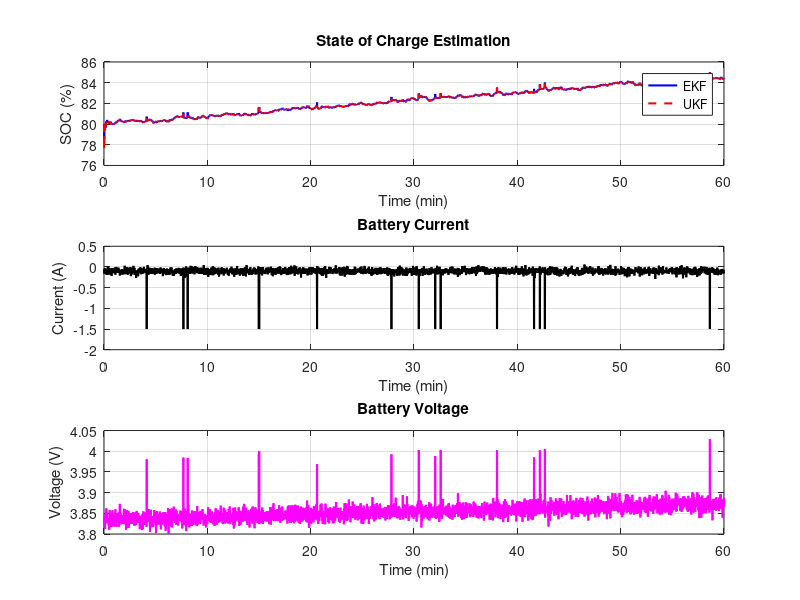

This chart was generated by the following MATLAB code:
function SOC_Estimation_Robust()
    clc;
    clear;
    
    % Main try-catch block for error handling
    try
        % Battery Parameters
        params = struct(...
            'Q_nom', 2.3, ...      % Nominal capacity (Ah)
            'R0', 0.1, ...         % Internal resistance (Ohm)
            'SOC_init', 0.8, ...   % Initial SOC (0-1)
            'V_ocv', @(soc) 3.2 + 0.7*soc + 0.1*soc.^2, ... % Nonlinear OCV function
            'Ts', 1, ...           % Sample time (s)
            'simTime', 3600 ...    % Simulation time (s)
        );
        
        % Generate simulated battery data
        [time, current, voltage] = generateBatteryData(params);

        [soc_ekf, P_ekf] = extendedKalmanFilter(params, time, current, voltage);
        [soc_ukf] = unscentedKalmanFilter(params, time, current, voltage);
        
        plotResults(time, soc_ekf, soc_ukf, current, voltage);
        
    catch ME
        fprintf('Error in SOC Estimation: %s\n', ME.message);
        return;
    end
end

function [time, current, voltage] = generateBatteryData(params)
    % Generate simulated battery measurement data
    try
        time = 0:params.Ts:params.simTime;
        n = length(time);
        
        current = -0.1 + 0.05*randn(1,n); % Base discharge with noise
        pulse_idx = randi([1 n], 1, 15);  % Random pulse locations
        current(pulse_idx) = -1.5;        % Discharge pulses
        
        soc = params.SOC_init;
        voltage = zeros(1,n);
        
        for k = 1:n
            voltage(k) = params.V_ocv(soc) - current(k)*params.R0 + 0.01*randn;
            soc = soc - (current(k)*params.Ts)/(params.Q_nom*3600);
            soc = max(0, min(1, soc));
        end
        
    catch ME
        error('Error generating battery data: %s', ME.message);
    end
end

function [soc, P] = extendedKalmanFilter(params, time, current, voltage)
    % Extended Kalman Filter SOC estimation
    try
        n = length(time);
        soc = zeros(1,n);
        soc(1) = params.SOC_init;
        
        % EKF Parameters
        Q = 1e-5;          % Process noise covariance
        R = 0.01;          % Measurement noise covariance
        P = 0.1;           % Initial error covariance
        
        for k = 2:n
            delta_t = time(k) - time(k-1);
            soc_pred = soc(k-1) - (current(k-1)*delta_t)/(params.Q_nom*3600);
            P_pred = P + Q;
            
            % Linearize measurement model
            H = 0.7 + 0.2*soc_pred;
            V_pred = params.V_ocv(soc_pred) - current(k-1)*params.R0;
           
            K = P_pred*H/(H*P_pred*H + R); % Kalman Gain
            soc(k) = soc_pred + K*(voltage(k) - V_pred);
            P = (1 - K*H)*P_pred;
            
            soc(k) = max(0, min(1, soc(k)));
        end
        
    catch ME
        error('Error in EKF: %s', ME.message);
    end
end

function soc = unscentedKalmanFilter(params, time, current, voltage)
    % Unscented Kalman Filter SOC estimation
    try
        n = length(time);
        soc = zeros(1,n);
        soc(1) = params.SOC_init;
        
        % UKF Parameters
        Q = 1e-5;          
        R = 0.01;          
        P = 0.1;           
        alpha = 1e-3;      
        kappa = 0;         
        beta = 2;          
        
        L = 1;             
        lambda = alpha^2*(L + kappa) - L;
        Wm = [lambda/(L+lambda) 0.5/(L+lambda)*ones(1,2*L)]; 
        Wc = Wm;
        Wc(1) = Wc(1) + (1-alpha^2+beta); 
        
        for k = 2:n
            delta_t = time(k) - time(k-1);
            
            sigma = sqrt((L+lambda)*P);
            X = [soc(k-1) soc(k-1)-sigma soc(k-1)+sigma];
            
            X_pred = X - (current(k-1)*delta_t)/(params.Q_nom*3600);
            soc_pred = sum(Wm .* X_pred);
            P_pred = Q;
            for i = 1:(2*L+1)
                P_pred = P_pred + Wc(i)*(X_pred(i)-soc_pred)^2;
            end
            
            Z_pred = params.V_ocv(X_pred) - current(k-1)*params.R0;
            z_mean = sum(Wm .* Z_pred);
            
            Pzz = R;
            Pxz = 0;
            for i = 1:(2*L+1)
                Pzz = Pzz + Wc(i)*(Z_pred(i)-z_mean)^2;
                Pxz = Pxz + Wc(i)*(X_pred(i)-soc_pred)*(Z_pred(i)-z_mean);
            end
            
            K = Pxz/Pzz;
            soc(k) = soc_pred + K*(voltage(k) - z_mean);
            P = P_pred - K*Pzz*K';
            
            soc(k) = max(0, min(1, soc(k)));
        end
        
    catch ME
        error('Error in UKF: %s', ME.message);
    end
end

function plotResults(time, soc_ekf, soc_ukf, current, voltage)
    try
        figure('Name', 'SOC Estimation Results', 'NumberTitle', 'off');
        
        % SOC Plot
        subplot(3,1,1);
        plot(time/60, soc_ekf*100, 'b-', 'LineWidth', 1.5, 'DisplayName', 'EKF');
        hold on;
        plot(time/60, soc_ukf*100, 'r--', 'LineWidth', 1.5, 'DisplayName', 'UKF');
        xlabel('Time (min)');
        ylabel('SOC (%)');
        title('State of Charge Estimation');
        legend('Location', 'best');
        grid on;
        
        % Current Plot
        subplot(3,1,2);
        plot(time/60, current, 'k-', 'LineWidth', 1.5);
        xlabel('Time (min)');
        ylabel('Current (A)');
        title('Battery Current');
        grid on;
        
        % Voltage Plot
        subplot(3,1,3);
        plot(time/60, voltage, 'm-', 'LineWidth', 1.5);
        xlabel('Time (min)');
        ylabel('Voltage (V)');
        title('Battery Voltage');
        grid on;
        
    catch ME
        warning('Error in plotting: %s', ME.message);
    end
end